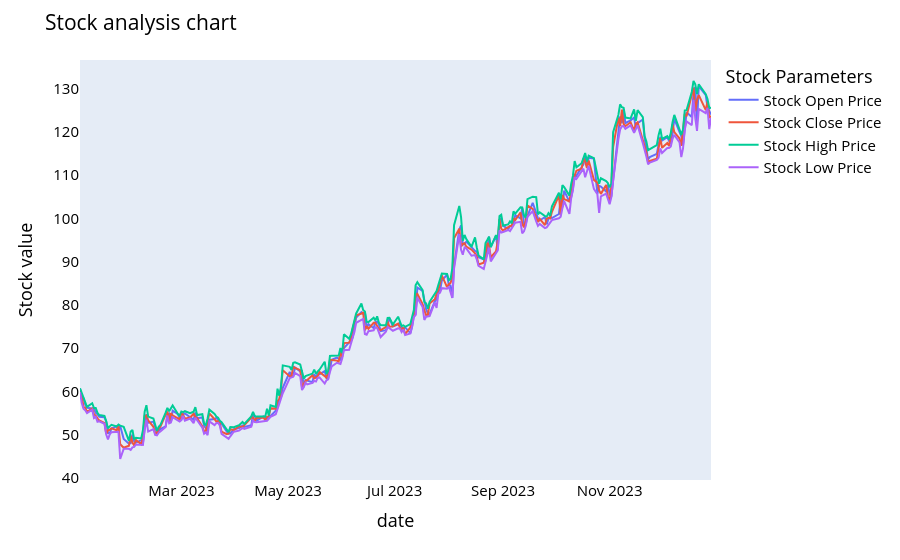

The notebook cell saved with this chart:
### Code cell
names = cycle(['Stock Open Price','Stock Close Price','Stock High Price','Stock Low Price'])

fig = px.line(y_2023, x=y_2023.date, y=[y_2023['open'], y_2023['close'],
                                          y_2023['high'], y_2023['low']],
             labels={'Date': 'Date','value':'Stock value'})
fig.update_layout(title_text='Stock analysis chart', font_size=15, font_color='black',legend_title_text='Stock Parameters')
fig.for_each_trace(lambda t:  t.update(name = next(names)))
fig.update_xaxes(showgrid=False)
fig.update_yaxes(showgrid=False)

fig.show()

### Figure 1 — Plotly figure (JSON) as saved in the notebook; plotly's stock layout.template omitted (floating-point values rounded to 4 significant figures; data arrays with more than 128 entries replaced by an {"elided": "..."} marker saying what was removed)
{"data": [{"hovertemplate": "variable=open<br>date=%{x}<br>Stock value=%{y}<extra></extra>", "legendgroup": "open", "line": {"color": "#636efa", "dash": "solid"}, "marker": {"symbol": "circle"}, "mode": "lines", "name": "Stock Open Price", "orientation": "v", "showlegend": true, "x": {"elided": "245 str values"}, "xaxis": "x", "y": {"elided": "245 float values"}, "yaxis": "y", "type": "scatter"}, {"hovertemplate": "variable=close<br>date=%{x}<br>Stock value=%{y}<extra></extra>", "legendgroup": "close", "line": {"color": "#EF553B", "dash": "solid"}, "marker": {"symbol": "circle"}, "mode": "lines", "name": "Stock Close Price", "orientation": "v", "showlegend": true, "x": {"elided": "245 str values"}, "xaxis": "x", "y": {"elided": "245 float values"}, "yaxis": "y", "type": "scatter"}, {"hovertemplate": "variable=high<br>date=%{x}<br>Stock value=%{y}<extra></extra>", "legendgroup": "high", "line": {"color": "#00cc96", "dash": "solid"}, "marker": {"symbol": "circle"}, "mode": "lines", "name": "Stock High Price", "orientation": "v", "showlegend": true, "x": {"elided": "245 str values"}, "xaxis": "x", "y": {"elided": "245 float values"}, "yaxis": "y", "type": "scatter"}, {"hovertemplate": "variable=low<br>date=%{x}<br>Stock value=%{y}<extra></extra>", "legendgroup": "low", "line": {"color": "#ab63fa", "dash": "solid"}, "marker": {"symbol": "circle"}, "mode": "lines", "name": "Stock Low Price", "orientation": "v", "showlegend": true, "x": {"elided": "245 str values"}, "xaxis": "x", "y": {"elided": "245 float values"}, "yaxis": "y", "type": "scatter"}], "layout": {"xaxis": {"anchor": "y", "domain": [0, 1], "title": {"text": "date"}, "showgrid": false}, "yaxis": {"anchor": "x", "domain": [0, 1], "title": {"text": "Stock value"}, "showgrid": false}, "legend": {"title": {"text": "Stock Parameters"}, "tracegroupgap": 0}, "margin": {"t": 60}, "title": {"text": "Stock analysis chart"}, "font": {"size": 15, "color": "black"}}}
